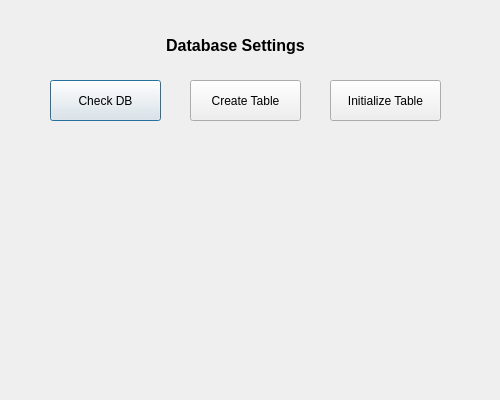
<?xml version="1.0" encoding="UTF-8"?>
<ui version="4.0">
 <class>databasewindow</class>
 <widget class="QDialog" name="databasewindow">
  <property name="geometry">
   <rect>
    <x>0</x>
    <y>0</y>
    <width>500</width>
    <height>400</height>
   </rect>
  </property>
  <property name="windowTitle">
   <string>Dialog</string>
  </property>
  <widget class="QPushButton" name="check_pushButton">
   <property name="geometry">
    <rect>
     <x>50</x>
     <y>80</y>
     <width>111</width>
     <height>41</height>
    </rect>
   </property>
   <property name="text">
    <string>Check DB</string>
   </property>
  </widget>
  <widget class="QPushButton" name="createtbl_pushButton_2">
   <property name="geometry">
    <rect>
     <x>190</x>
     <y>80</y>
     <width>111</width>
     <height>41</height>
    </rect>
   </property>
   <property name="text">
    <string>Create Table</string>
   </property>
  </widget>
  <widget class="QPushButton" name="pushButton_3">
   <property name="geometry">
    <rect>
     <x>330</x>
     <y>80</y>
     <width>111</width>
     <height>41</height>
    </rect>
   </property>
   <property name="text">
    <string>Initialize Table</string>
   </property>
  </widget>
  <widget class="QLabel" name="db_label">
   <property name="geometry">
    <rect>
     <x>130</x>
     <y>30</y>
     <width>211</width>
     <height>31</height>
    </rect>
   </property>
   <property name="font">
    <font>
     <pointsize>12</pointsize>
     <bold>true</bold>
    </font>
   </property>
   <property name="text">
    <string>Database Settings</string>
   </property>
   <property name="alignment">
    <set>Qt::AlignCenter</set>
   </property>
  </widget>
  <widget class="QLabel" name="status_label">
   <property name="geometry">
    <rect>
     <x>110</x>
     <y>140</y>
     <width>251</width>
     <height>41</height>
    </rect>
   </property>
   <property name="font">
    <font>
     <pointsize>12</pointsize>
    </font>
   </property>
   <property name="text">
    <string/>
   </property>
   <property name="alignment">
    <set>Qt::AlignCenter</set>
   </property>
  </widget>
 </widget>
 <resources/>
 <connections/>
</ui>
